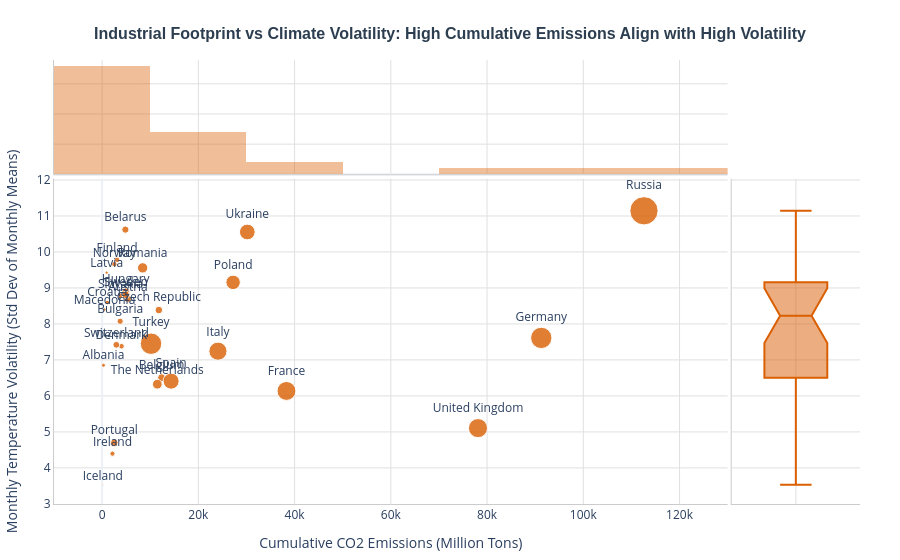

Notebook source saved alongside this figure:
### Markdown cell above
---  
## Question 2: CO2 Emissions vs. Temperature Volatility
*   **Analytical Context:** What is the mathematical correlation between a country's cumulative carbon emissions and the volatility (variance) of its monthly temperatures?
*   **Design Intent:** Utilize a scatterplot with marginal histogram layers to isolate outliers.

### Code cell
# Filter to 2018 (recent complete year) to compare cumulative emissions vs volatility
df_q2 = df[df['Year'] == 2018].dropna(subset=['cumulative_co2', 'TempVolatility'])

fig_q2 = px.scatter(
    df_q2,
    x='cumulative_co2',
    y='TempVolatility',
    text='Country',
    size='population',
    marginal_x='histogram',
    marginal_y='box'
)

fig_q2.update_traces(marker=dict(color=CVD_HIGHLIGHT, opacity=0.8))

fig_q2 = apply_layout_styling(
    fig_q2,
    "<b>Industrial Footprint vs Climate Volatility: High Cumulative Emissions Align with High Volatility</b>",
    "Cumulative CO2 Emissions (Million Tons)",
    "Monthly Temperature Volatility (Std Dev of Monthly Means)"
)
fig_q2.update_traces(textposition='top center', selector=dict(type='scatter'))
fig_q2.show()

### Figure 1 — Plotly figure (JSON) as saved in the notebook; plotly's stock layout.template omitted (floating-point values rounded to 4 significant figures)
{"data": [{"hovertemplate": "cumulative_co2=%{x}<br>TempVolatility=%{y}<br>population=%{marker.size}<br>Country=%{text}<extra></extra>", "legendgroup": "", "marker": {"color": "#d95f02", "opacity": 0.8, "size": [2894000.0, 8842000.0, 9480000.0, 11430000.0, 7025000.0, 4025000.0, 10550000.0, 5794000.0, 5516000.0, 65520000.0, 83370000.0, 9774000.0, 352900.0, 4873000.0, 60280000.0, 1928000.0, 1920000.0, 5312000.0, 38240000.0, 10330000.0, 19600000.0, 146400000.0, 5443000.0, 47090000.0, 10180000.0, 8516000.0, 17420000.0, 84420000.0, 45210000.0, 66750000.0], "sizemode": "area", "sizeref": 366100.0, "symbol": "circle"}, "mode": "markers+text", "name": "", "orientation": "v", "showlegend": false, "text": ["Albania", "Austria", "Belarus", "Belgium", "Bulgaria", "Croatia", "Czech Republic", "Denmark", "Finland", "France", "Germany", "Hungary", "Iceland", "Ireland", "Italy", "Latvia", "Macedonia", "Norway", "Poland", "Portugal", "Romania", "Russia", "Slovakia", "Spain", "Sweden", "Switzerland", "The Netherlands", "Turkey", "Ukraine", "United Kingdom"], "textposition": "top center", "type": "scatter", "x": [279.6, 5379.0, 4833.0, 12360.0, 3750.0, 1078.0, 11790.0, 4025.0, 3109.0, 38310.0, 91270.0, 4914.0, 150.4, 2153.0, 24070.0, 939.2, 495.6, 2545.0, 27220.0, 2524.0, 8424.0, 112600.0, 3837.0, 14340.0, 4907.0, 2954.0, 11470.0, 10160.0, 30170.0, 78110.0], "xaxis": "x", "y": [6.851, 8.695, 10.62, 6.506, 8.075, 8.595, 8.386, 7.382, 9.781, 6.138, 7.612, 8.901, 3.532, 4.396, 7.243, 9.426, 8.4, 9.661, 9.156, 4.699, 9.558, 11.14, 8.781, 6.41, 8.808, 7.421, 6.325, 7.451, 10.56, 5.105], "yaxis": "y"}, {"bingroup": "x", "hovertemplate": "cumulative_co2=%{x}<br>count=%{y}<extra></extra>", "legendgroup": "", "marker": {"color": "#d95f02", "opacity": 0.8}, "name": "", "opacity": 0.5, "showlegend": false, "type": "histogram", "x": [279.6, 5379.0, 4833.0, 12360.0, 3750.0, 1078.0, 11790.0, 4025.0, 3109.0, 38310.0, 91270.0, 4914.0, 150.4, 2153.0, 24070.0, 939.2, 495.6, 2545.0, 27220.0, 2524.0, 8424.0, 112600.0, 3837.0, 14340.0, 4907.0, 2954.0, 11470.0, 10160.0, 30170.0, 78110.0], "xaxis": "x3", "yaxis": "y3"}, {"hovertemplate": "TempVolatility=%{y}<extra></extra>", "legendgroup": "", "marker": {"color": "#d95f02", "opacity": 0.8, "symbol": "circle"}, "name": "", "notched": true, "showlegend": false, "type": "box", "xaxis": "x2", "y": [6.851, 8.695, 10.62, 6.506, 8.075, 8.595, 8.386, 7.382, 9.781, 6.138, 7.612, 8.901, 3.532, 4.396, 7.243, 9.426, 8.4, 9.661, 9.156, 4.699, 9.558, 11.14, 8.781, 6.41, 8.808, 7.421, 6.325, 7.451, 10.56, 5.105], "yaxis": "y2"}], "layout": {"barmode": "overlay", "hovermode": "closest", "legend": {"itemsizing": "constant", "tracegroupgap": 0}, "margin": {"b": 40, "l": 40, "r": 40, "t": 60}, "paper_bgcolor": "white", "plot_bgcolor": "white", "title": {"font": {"color": "#2c3e50", "family": "Arial", "size": 16}, "text": "<b>Industrial Footprint vs Climate Volatility: High Cumulative Emissions Align with High Volatility</b>", "x": 0.5, "xanchor": "center", "y": 0.95, "yanchor": "top"}, "xaxis": {"anchor": "y", "domain": [0.0, 0.8358], "gridcolor": "#e0e0e0", "linecolor": "#cccccc", "showgrid": true, "showline": true, "title": {"text": "Cumulative CO2 Emissions (Million Tons)"}}, "xaxis2": {"anchor": "y2", "domain": [0.8408, 1.0], "gridcolor": "#e0e0e0", "linecolor": "#cccccc", "matches": "x2", "showgrid": true, "showline": true, "showticklabels": false, "ticks": ""}, "xaxis3": {"anchor": "y3", "domain": [0.0, 0.8358], "gridcolor": "#e0e0e0", "linecolor": "#cccccc", "matches": "x", "showgrid": true, "showline": true, "showticklabels": false}, "xaxis4": {"anchor": "y4", "domain": [0.8408, 1.0], "gridcolor": "#e0e0e0", "linecolor": "#cccccc", "matches": "x2", "showgrid": true, "showline": true, "showticklabels": false, "ticks": ""}, "yaxis": {"anchor": "x", "domain": [0.0, 0.7326], "gridcolor": "#e0e0e0", "linecolor": "#cccccc", "showgrid": true, "showline": true, "title": {"text": "Monthly Temperature Volatility (Std Dev of Monthly Means)"}}, "yaxis2": {"anchor": "x2", "domain": [0.0, 0.7326], "gridcolor": "#e0e0e0", "linecolor": "#cccccc", "matches": "y", "showgrid": true, "showline": true, "showticklabels": false}, "yaxis3": {"anchor": "x3", "domain": [0.7426, 1.0], "gridcolor": "#e0e0e0", "linecolor": "#cccccc", "matches": "y3", "showgrid": true, "showline": true, "showticklabels": false, "ticks": ""}, "yaxis4": {"anchor": "x4", "domain": [0.7426, 1.0], "gridcolor": "#e0e0e0", "linecolor": "#cccccc", "matches": "y3", "showgrid": true, "showline": true, "showticklabels": false, "ticks": ""}}}
